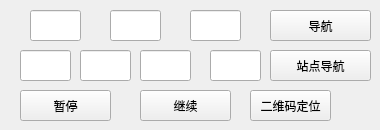
               <widget class="QWidget" name="page_4">
                <widget class="QPushButton" name="pushButton_7">
                 <property name="geometry">
                  <rect>
                   <x>270</x>
                   <y>10</y>
                   <width>101</width>
                   <height>31</height>
                  </rect>
                 </property>
                 <property name="text">
                  <string>导航</string>
                 </property>
                </widget>
                <widget class="QLineEdit" name="lineEdit_13">
                 <property name="geometry">
                  <rect>
                   <x>30</x>
                   <y>10</y>
                   <width>51</width>
                   <height>31</height>
                  </rect>
                 </property>
                </widget>
                <widget class="QLineEdit" name="lineEdit_14">
                 <property name="geometry">
                  <rect>
                   <x>110</x>
                   <y>10</y>
                   <width>51</width>
                   <height>31</height>
                  </rect>
                 </property>
                </widget>
                <widget class="QLineEdit" name="lineEdit_15">
                 <property name="geometry">
                  <rect>
                   <x>190</x>
                   <y>10</y>
                   <width>51</width>
                   <height>31</height>
                  </rect>
                 </property>
                </widget>
                <widget class="QLineEdit" name="lineEdit_16">
                 <property name="geometry">
                  <rect>
                   <x>20</x>
                   <y>50</y>
                   <width>51</width>
                   <height>31</height>
                  </rect>
                 </property>
                </widget>
                <widget class="QLineEdit" name="lineEdit_17">
                 <property name="geometry">
                  <rect>
                   <x>80</x>
                   <y>50</y>
                   <width>51</width>
                   <height>31</height>
                  </rect>
                 </property>
                </widget>
                <widget class="QLineEdit" name="lineEdit_18">
                 <property name="geometry">
                  <rect>
                   <x>140</x>
                   <y>50</y>
                   <width>51</width>
                   <height>31</height>
                  </rect>
                 </property>
                </widget>
                <widget class="QLineEdit" name="lineEdit_19">
                 <property name="geometry">
                  <rect>
                   <x>210</x>
                   <y>50</y>
                   <width>51</width>
                   <height>31</height>
                  </rect>
                 </property>
                </widget>
                <widget class="QPushButton" name="pushButton_8">
                 <property name="geometry">
                  <rect>
                   <x>270</x>
                   <y>50</y>
                   <width>101</width>
                   <height>31</height>
                  </rect>
                 </property>
                 <property name="text">
                  <string>站点导航</string>
                 </property>
                </widget>
                <widget class="QPushButton" name="nav_stop">
                 <property name="geometry">
                  <rect>
                   <x>20</x>
                   <y>90</y>
                   <width>91</width>
                   <height>31</height>
                  </rect>
                 </property>
                 <property name="text">
                  <string>暂停</string>
                 </property>
                </widget>
                <widget class="QPushButton" name="nav_start">
                 <property name="geometry">
                  <rect>
                   <x>140</x>
                   <y>90</y>
                   <width>91</width>
                   <height>31</height>
                  </rect>
                 </property>
                 <property name="text">
                  <string>继续</string>
                 </property>
                </widget>
                <widget class="QPushButton" name="qr_code">
                 <property name="geometry">
                  <rect>
                   <x>250</x>
                   <y>90</y>
                   <width>81</width>
                   <height>31</height>
                  </rect>
                 </property>
                 <property name="text">
                  <string>二维码定位</string>
                 </property>
                </widget>
               </widget>
